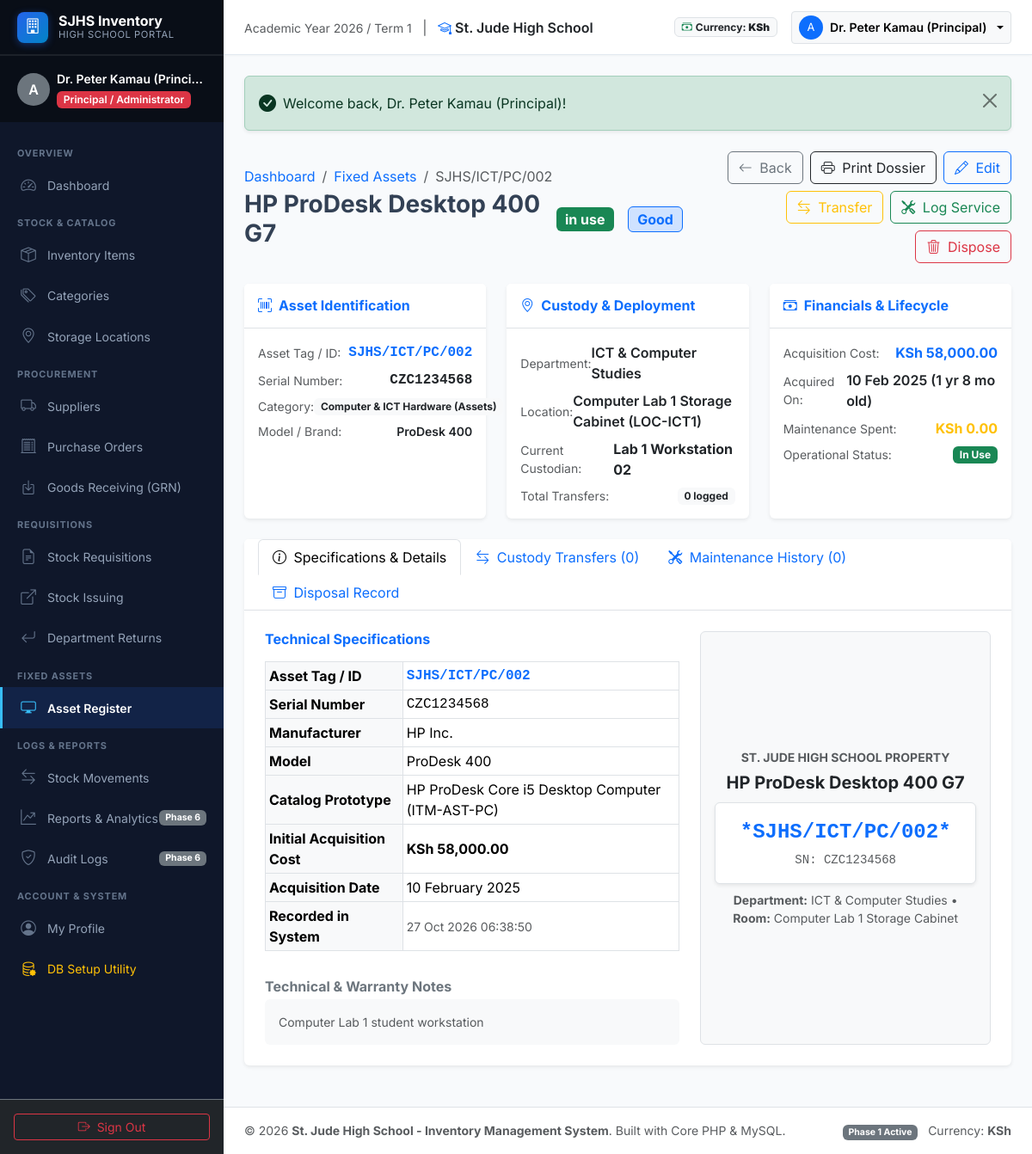
/public/asset_view.php?id=2 (signed in), run on the app's committed database.
### tables this page shows
CREATE TABLE `fixed_assets` (
  `id` INT UNSIGNED NOT NULL AUTO_INCREMENT,
  `asset_tag` VARCHAR(50) NOT NULL,
  `name` VARCHAR(150) NOT NULL,
  `category_id` INT UNSIGNED NOT NULL,
  `department_id` INT UNSIGNED NOT NULL,
  `location_id` INT UNSIGNED NOT NULL,
  `item_id` INT UNSIGNED NULL DEFAULT NULL,
  `serial_number` VARCHAR(100) NULL DEFAULT NULL,
  `model` VARCHAR(100) NULL DEFAULT NULL,
  `manufacturer` VARCHAR(100) NULL DEFAULT NULL,
  `purchase_date` DATE NOT NULL,
  `purchase_cost` DECIMAL(12,2) NOT NULL DEFAULT 0.00,
  `condition_status` ENUM('new', 'good', 'fair', 'damaged', 'disposed') NOT NULL DEFAULT 'good',
  `status` ENUM('in_use', 'under_maintenance', 'disposed', 'written_off') NOT NULL DEFAULT 'in_use',
  `assigned_to` VARCHAR(100) NULL DEFAULT NULL,
  `notes` TEXT NULL DEFAULT NULL,
  `created_at` TIMESTAMP NOT NULL DEFAULT CURRENT_TIMESTAMP,
  `updated_at` TIMESTAMP NOT NULL DEFAULT CURRENT_TIMESTAMP ON UPDATE CURRENT_TIMESTAMP,
  PRIMARY KEY (`id`),
  UNIQUE KEY `uk_fa_tag` (`asset_tag`),
  KEY `idx_fa_category` (`category_id`),
  KEY `idx_fa_dept` (`department_id`),
  KEY `idx_fa_location` (`location_id`),
  KEY `idx_fa_condition` (`condition_status`),
  KEY `idx_fa_status` (`status`),
  CONSTRAINT `fk_fa_category` FOREIGN KEY (`category_id`) 
    REFERENCES `categories` (`id`) ON DELETE RESTRICT ON UPDATE CASCADE,
  CONSTRAINT `fk_fa_dept` FOREIGN KEY (`department_id`) 
    REFERENCES `departments` (`id`) ON DELETE RESTRICT ON UPDATE CASCADE,
  CONSTRAINT `fk_fa_location` FOREIGN KEY (`location_id`) 
    REFERENCES `locations` (`id`) ON DELETE RESTRICT ON UPDATE CASCADE,
  CONSTRAINT `fk_fa_item` FOREIGN KEY (`item_id`) 
    REFERENCES `items` (`id`) ON DELETE SET NULL ON UPDATE CASCADE
);

CREATE TABLE `categories` (
  `id` INT UNSIGNED NOT NULL AUTO_INCREMENT,
  `code` VARCHAR(20) NOT NULL,
  `name` VARCHAR(100) NOT NULL,
  `is_asset_category` TINYINT(1) NOT NULL DEFAULT 0,
  `description` TEXT NULL DEFAULT NULL,
  `created_at` TIMESTAMP NOT NULL DEFAULT CURRENT_TIMESTAMP,
  `updated_at` TIMESTAMP NOT NULL DEFAULT CURRENT_TIMESTAMP ON UPDATE CURRENT_TIMESTAMP,
  PRIMARY KEY (`id`),
  UNIQUE KEY `uk_cat_code` (`code`),
  KEY `idx_cat_is_asset` (`is_asset_category`)
);

CREATE TABLE `departments` (
  `id` INT UNSIGNED NOT NULL AUTO_INCREMENT,
  `code` VARCHAR(20) NOT NULL,
  `name` VARCHAR(100) NOT NULL,
  `head_name` VARCHAR(100) NULL DEFAULT NULL,
  `contact_email` VARCHAR(120) NULL DEFAULT NULL,
  `description` TEXT NULL DEFAULT NULL,
  `created_at` TIMESTAMP NOT NULL DEFAULT CURRENT_TIMESTAMP,
  `updated_at` TIMESTAMP NOT NULL DEFAULT CURRENT_TIMESTAMP ON UPDATE CURRENT_TIMESTAMP,
  PRIMARY KEY (`id`),
  UNIQUE KEY `uk_dept_code` (`code`),
  UNIQUE KEY `uk_dept_name` (`name`)
);

CREATE TABLE `locations` (
  `id` INT UNSIGNED NOT NULL AUTO_INCREMENT,
  `code` VARCHAR(20) NOT NULL,
  `name` VARCHAR(100) NOT NULL,
  `type` ENUM('main_store', 'department_store', 'laboratory', 'workshop', 'kitchen', 'library', 'office') NOT NULL DEFAULT 'main_store',
  `description` TEXT NULL DEFAULT NULL,
  `created_at` TIMESTAMP NOT NULL DEFAULT CURRENT_TIMESTAMP,
  `updated_at` TIMESTAMP NOT NULL DEFAULT CURRENT_TIMESTAMP ON UPDATE CURRENT_TIMESTAMP,
  PRIMARY KEY (`id`),
  UNIQUE KEY `uk_loc_code` (`code`),
  KEY `idx_loc_type` (`type`)
);

CREATE TABLE `items` (
  `id` INT UNSIGNED NOT NULL AUTO_INCREMENT,
  `category_id` INT UNSIGNED NOT NULL,
  `location_id` INT UNSIGNED NULL DEFAULT NULL,
  `item_code` VARCHAR(50) NOT NULL,
  `name` VARCHAR(150) NOT NULL,
  `description` TEXT NULL DEFAULT NULL,
  `unit_of_measure` VARCHAR(30) NOT NULL DEFAULT 'Pcs',
  `is_asset` TINYINT(1) NOT NULL DEFAULT 0,
  `unit_cost` DECIMAL(12,2) NOT NULL DEFAULT 0.00,
  `quantity_on_hand` DECIMAL(12,2) NOT NULL DEFAULT 0.00,
  `reorder_level` DECIMAL(12,2) NOT NULL DEFAULT 10.00,
  `status` ENUM('active', 'discontinued') NOT NULL DEFAULT 'active',
  `created_at` TIMESTAMP NOT NULL DEFAULT CURRENT_TIMESTAMP,
  `updated_at` TIMESTAMP NOT NULL DEFAULT CURRENT_TIMESTAMP ON UPDATE CURRENT_TIMESTAMP,
  PRIMARY KEY (`id`),
  UNIQUE KEY `uk_item_code` (`item_code`),
  KEY `idx_item_category` (`category_id`),
  KEY `idx_item_location` (`location_id`),
  KEY `idx_item_is_asset` (`is_asset`),
  KEY `idx_item_reorder` (`quantity_on_hand`, `reorder_level`),
  CONSTRAINT `fk_items_category` FOREIGN KEY (`category_id`) 
    REFERENCES `categories` (`id`) ON DELETE RESTRICT ON UPDATE CASCADE,
  CONSTRAINT `fk_items_location` FOREIGN KEY (`location_id`) 
    REFERENCES `locations` (`id`) ON DELETE SET NULL ON UPDATE CASCADE
);

### public/asset_view.php (the view, shortened to what the rows shown need)
<?php
require_once __DIR__ . '/../includes/helpers.php';
require_once __DIR__ . '/../includes/auth.php';
require_once __DIR__ . '/../includes/asset_helpers.php';
$pdo = Database::getConnection();
$assetId = (int)($_GET['id'] ?? 0);
$asset = get_asset_details($pdo, $assetId);
$purchaseTs = strtotime($asset['purchase_date']);
$nowTs = time();
$diffDays = max(0, floor(($nowTs - $purchaseTs) / (60 * 60 * 24)));
$ageYears = floor($diffDays / 365);
$ageMonths = floor(($diffDays % 365) / 30);
$ageString = ($ageYears > 0) ? "{$ageYears} yr " . ($ageMonths > 0 ? "{$ageMonths} mo" : "") : "{$diffDays} days";
$activeTab = $_GET['tab'] ?? 'specs';
require_once __DIR__ . '/../includes/header.php';
?>
<div class="row mb-4 align-items-center">
    <div class="col-md-7">
        <nav aria-label="breadcrumb">
            <ol class="breadcrumb mb-1">
                <li class="breadcrumb-item"><a href="<?= e(url('public/dashboard.php')) ?>" class="text-decoration-none">Dashboard</a></li>
                <li class="breadcrumb-item"><a href="<?= e(url('public/assets.php')) ?>" class="text-decoration-none">Fixed Assets</a></li>
                <li class="breadcrumb-item active"><?= e($asset['asset_tag']) ?></li>
            </ol>
        </nav>
        <div class="d-flex align-items-center gap-3">
            <h2 class="h3 fw-bold mb-0"><?= e($asset['name']) ?></h2>
            <span class="badge <?= e(asset_status_badge_class($asset['status'])) ?> fs-6">
                <?= e(str_replace('_', ' ', $asset['status'])) ?>
            </span>
            <span class="badge <?= e(asset_condition_badge_class($asset['condition_status'])) ?> fs-6 text-capitalize">
                <?= e($asset['condition_status']) ?>
            </span>
        </div>
    </div>
</div>
<div class="row g-4 mb-4">
    <div class="col-md-4">
        <div class="card shadow-sm border-0 h-100">
            <div class="card-body">
                <div class="d-flex justify-content-between align-items-center mb-2">
                    <span class="text-muted small">Asset Tag / ID:</span>
                    <span class="fw-bold font-monospace text-primary fs-6"><?= e($asset['asset_tag']) ?></span>
                </div>
                <div class="d-flex justify-content-between align-items-center mb-2">
                    <span class="text-muted small">Serial Number:</span>
                    <span class="font-monospace fw-semibold"><?= e($asset['serial_number'] ?: 'Not recorded') ?></span>
                </div>
                <div class="d-flex justify-content-between align-items-center mb-2">
                    <span class="text-muted small">Category:</span>
                    <span class="badge bg-light text-dark"><?= e($asset['category_name']) ?></span>
                </div>
                <div class="d-flex justify-content-between align-items-center">
                    <span class="text-muted small">Model / Brand:</span>
                    <span class="fw-semibold small"><?= e($asset['model'] ?: $asset['manufacturer'] ?: 'Standard') ?></span>
                </div>
            </div>
        </div>
    </div>
    <div class="col-md-4">
        <div class="card shadow-sm border-0 h-100">
            <div class="card-body">
                <div class="d-flex justify-content-between align-items-center mb-2">
                    <span class="text-muted small">Department:</span>
                    <span class="fw-semibold"><?= e($asset['department_name']) ?></span>
                </div>
                <div class="d-flex justify-content-between align-items-center mb-2">
                    <span class="text-muted small">Location:</span>
                    <span class="fw-semibold"><?= e($asset['location_name']) ?> (<?= e($asset['location_code'] ?? '') ?>)</span>
                </div>
                <div class="d-flex justify-content-between align-items-center mb-2">
                    <span class="text-muted small">Current Custodian:</span>
                    <span class="fw-bold text-dark"><?= e($asset['assigned_to'] ?: 'General Use') ?></span>
                </div>
            </div>
        </div>
    </div>
    <div class="col-md-4">
        <div class="card shadow-sm border-0 h-100">
            <div class="card-body">
                <div class="d-flex justify-content-between align-items-center mb-2">
                    <span class="text-muted small">Acquisition Cost:</span>
                    <span class="fw-bold text-primary"><?= format_currency((float)$asset['purchase_cost']) ?></span>
                </div>
                <div class="d-flex justify-content-between align-items-center mb-2">
                    <span class="text-muted small">Acquired On:</span>
                    <span class="fw-semibold"><?= e(date('d M Y', strtotime($asset['purchase_date']))) ?> (<?= e($ageString) ?> old)</span>
                </div>
                <div class="d-flex justify-content-between align-items-center">
                    <span class="text-muted small">Operational Status:</span>
                    <span class="badge <?= e(asset_status_badge_class($asset['status'])) ?> text-capitalize small">
                        <?= e(str_replace('_', ' ', $asset['status'])) ?>
                    </span>
                </div>
            </div>
        </div>
    </div>
</div>
<div class="card shadow-sm border-0 mb-4">
    <div class="card-body p-4">
        <div class="tab-content" id="assetTabsContent">
            <div class="tab-pane fade <?= ($activeTab === 'specs') ? 'show active' : '' ?>" id="specs-tab-pane" role="tabpanel">
                <div class="row g-4">
                    <div class="col-md-7">
                        <div class="table-responsive">
                            <table class="table table-bordered table-sm align-middle">
                                <tbody>
                                    <tr>
                                        <th class="bg-light w-35">Asset Tag / ID</th>
                                        <td class="font-monospace fw-bold text-primary"><?= e($asset['asset_tag']) ?></td>
                                    </tr>
                                    <tr>
                                        <th class="bg-light">Serial Number</th>
                                        <td class="font-monospace"><?= e($asset['serial_number'] ?: 'Not recorded') ?></td>
                                    </tr>
                                    <tr>
                                        <th class="bg-light">Manufacturer</th>
                                        <td><?= e($asset['manufacturer'] ?: 'N/A') ?></td>
                                    </tr>
                                    <tr>
                                        <th class="bg-light">Model</th>
                                        <td><?= e($asset['model'] ?: 'N/A') ?></td>
                                    </tr>
                                    <tr>
                                        <th class="bg-light">Catalog Prototype</th>
                                        <td>
                                            <?php if ($asset['catalog_item_name']): ?>
                                                <?= e($asset['catalog_item_name']) ?> (<?= e($asset['catalog_item_code']) ?>)
                                            <?php else: ?>
                                                <span class="text-muted">Unique Standalone Asset</span>
                                            <?php endif; ?>
                                        </td>
                                    </tr>
                                    <tr>
                                        <th class="bg-light">Initial Acquisition Cost</th>
                                        <td class="fw-bold"><?= format_currency((float)$asset['purchase_cost']) ?></td>
                                    </tr>
                                    <tr>
                                        <th class="bg-light">Acquisition Date</th>
                                        <td><?= e(date('d F Y', strtotime($asset['purchase_date']))) ?></td>
                                    </tr>
                                    <tr>
                                        <th class="bg-light">Recorded in System</th>
                                        <td class="small text-muted"><?= e(date('d M Y H:i:s', strtotime($asset['created_at']))) ?></td>
                                    </tr>
                                </tbody>
                            </table>
                        </div>
                        <?php if (!empty($asset['notes'])): ?>
                            <div class="mt-3">
                                <h6 class="fw-bold text-secondary mb-1">Technical & Warranty Notes</h6>
                                <div class="p-3 bg-light rounded text-muted small"><?= nl2br(e($asset['notes'])) ?></div>
                            </div>
                        <?php endif; ?>
                    </div>
                    <div class="col-md-5">
                        <div class="card border p-3 bg-light text-center h-100 d-flex flex-column justify-content-center align-items-center">
                            <div class="fw-bold small text-muted text-uppercase mb-1">St. Jude High School Property</div>
                            <div class="fw-bold fs-5 text-dark mb-2"><?= e($asset['name']) ?></div>
                            <div class="bg-white p-3 border rounded shadow-sm mb-2 w-100 text-center">
                                <div class="font-monospace fs-4 fw-bold tracking-wider mb-1 text-primary">
                                    *<?= e($asset['asset_tag']) ?>*
                                </div>
                                <div class="small text-muted font-monospace">SN: <?= e($asset['serial_number'] ?: 'N/A') ?></div>
                            </div>
                            <div class="small text-muted">
                                <strong>Department:</strong> <?= e($asset['department_name']) ?> &bull;
                                <strong>Room:</strong> <?= e($asset['location_name']) ?>
                            </div>
                        </div>
                    </div>
                </div>
            </div>
        </div>
    </div>
</div>
<?php require_once __DIR__ . '/../includes/footer.php'; ?>

### data on the page
fixed_assets: asset_tag "SJHS/ICT/PC/002", name "HP ProDesk Desktop 400 G7", status "in use", condition_status "Good", serial_number "CZC1234568", category.name "Computer & ICT Hardware (Assets)", model "ProDesk 400", department.name "ICT & Computer Studies", location.name "Computer Lab 1 Storage Cabinet", location.code "LOC-ICT1", assigned_to "Lab 1 Workstation 02", purchase_cost "KSh 58,000.00", purchase_date "10 Feb 2025", purchase_date "1 yr 8 mo", status "In Use", manufacturer "HP Inc.", item.name "HP ProDesk Core i5 Desktop Computer", item.item_code "ITM-AST-PC", purchase_date "10 February 2025", created_at "27 Oct 2026 06:38:50", notes "Computer Lab 1 student workstation"

### other printed values
substr(e($user['username']), 0, 1) "A"
$user['full_name'] "Dr. Peter Kamau (Princi…"
role_display_name($user['role']) "Principal / Administrator"
$user['full_name'] "Dr. Peter Kamau (Principal)"
$flash['message'] "Welcome back, Dr. Peter Kamau (Principal)!"
count($transfers) "0"
format_currency($totalMaintCost) "KSh 0.00"
count($maintenanceLogs) "0"
APP_NAME "St. Jude High School - Inventory Management System"
